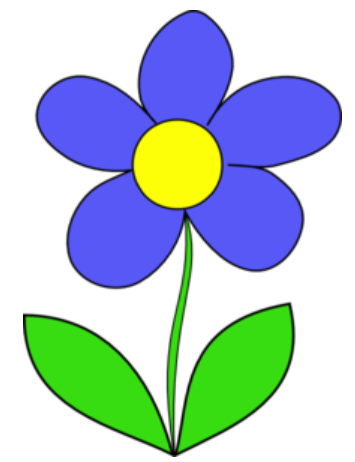
#> input picture jpeg/blomst.png, 355 x 462 px
$ python jpeg_playing.py
#> lines starting #> are read from the running program, lines starting #| are printed output that depends on the picture
import matplotlib.pyplot as plt
import matplotlib.image as mpimg
import numpy as np

# Load the image with pixel values [0-1]
img = mpimg.imread('blomst.png')
#> img is the input picture: shape (462, 355, 4) float32; mean R, G, B, A 0.705, 0.782, 0.807, 1

print(f"Shape: {img.shape}")
#| Shape: (462, 355, 4)
print(f"Data type: {img.dtype}")
#| Data type: float32

# Sjekker først om bildet har en tredje indeks for dimensjonen til hver pixel, svart-hvitt har ikke en tredje.
if img.shape[2]:
    if img.shape[2] == 4:
        print("alfakanal registrert. Tar vekk alfakanalen.")
    # Tar ut kun RGB-kanalene fra png-bildet hvis det har en gjennomsiktigkanal på 4. indeksen.
        img = img[:,:, 0:3]
#> img: shape (462, 355, 3) float32
    elif img.shape[2] == 3:
        print("RGB-bilde registrert.")

# Display the image
plt.imshow(img)
plt.axis('off')
plt.show()

# Normaliserer alle verdiene 0-1 så de oppfører seg som RGB-verdier.
img = img * 255

# Klipper alle verdier så de er i intervallet [0,255]
np.clip(img, 0, 255)
# Gjør om til heltall
img.astype(np.uint8)


w = img.shape[1]
#> w = 355
h = img.shape[0]
#> h = 462
for y in range(h):
    for x in range(w):
        img[y][x][0] = 200
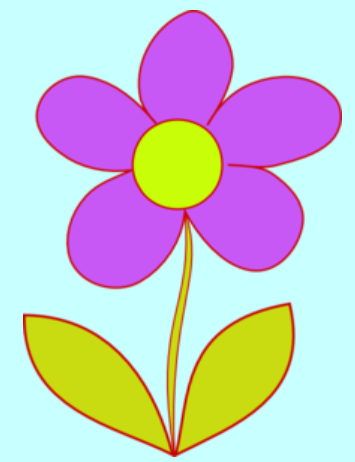
#> img: shape (462, 355, 3) float32; mean R, G, B 200, 199.8, 205.8

# Endrer en hel slice av 2D-arrayet. Setter G-kanalen til 255 og blå til 0.
img[100:130,30:60,1] = 255
img[100:130,30:60,2] = 0
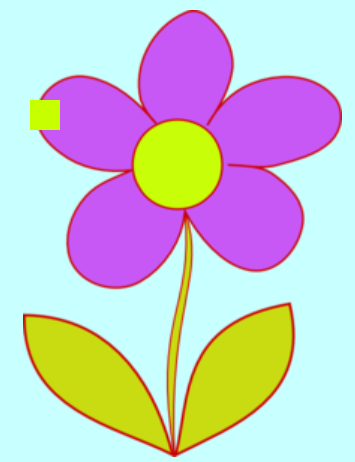
#> img: shape (462, 355, 3) float32; mean R, G, B 200, 200.6, 204.5

# Plukker ut en bit av bildet. Lager først et tomt 2D-array som så peker på et utsnitt.
crop = np.zeros((h, w), dtype=np.float32)
crop = img[60:200,0:200]
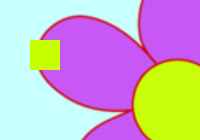
#> crop: shape (140, 200, 3) float32; mean R, G, B 200, 178.9, 193.3

print(crop)
#> (printed output is left out)

# Før vi kan plotte bildet igjen må pixel-verdiene være i intervallet 0-1 igjen.
crop = crop / 255
# klipper data for å passe i intervall 0-1
np.clip(crop, 0, 1)


# Display the image
plt.imshow(crop)
plt.axis('off')
plt.show()

$ run again, with jpeg/image.png copied over jpeg/blomst.png
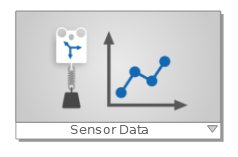
#> input picture jpeg/image.png, 238 x 157 px
#> img is the input picture: shape (157, 238, 4) float32; mean R, G, B, A 0.86, 0.865, 0.869, 1
#| Shape: (157, 238, 4)
#| Data type: float32
#> after the loop `for y in range(h):`:
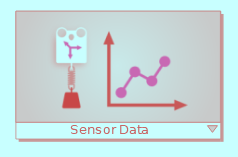
#> img: shape (157, 238, 3) float32; mean R, G, B 200, 220.5, 221.6
#> `crop = img[60:200,0:200]`:
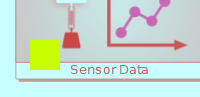
#> crop: shape (97, 200, 3) float32; mean R, G, B 200, 219.5, 209.3
#> (printed output is left out)
